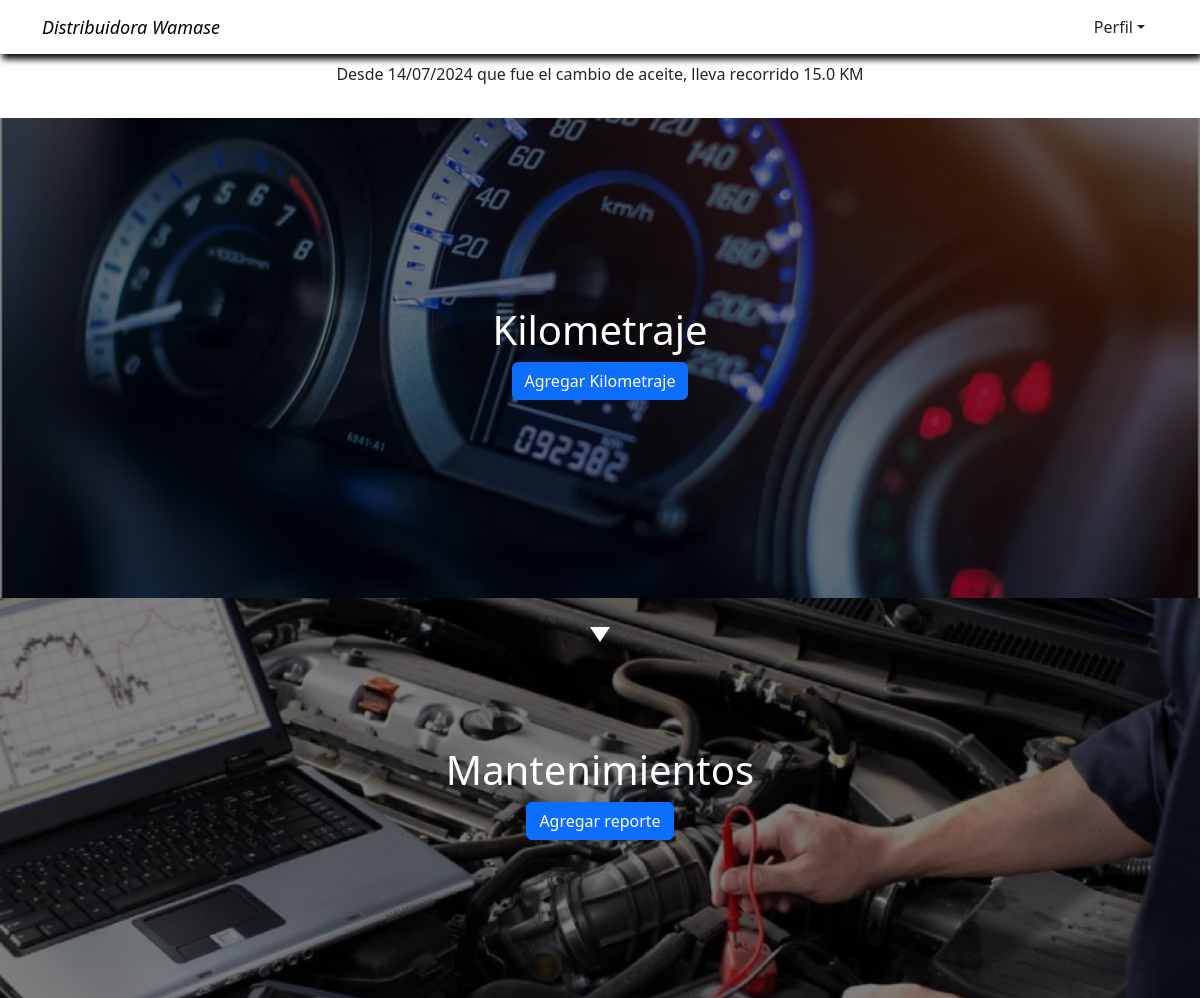
Page / (signed in) on the earlier database version.
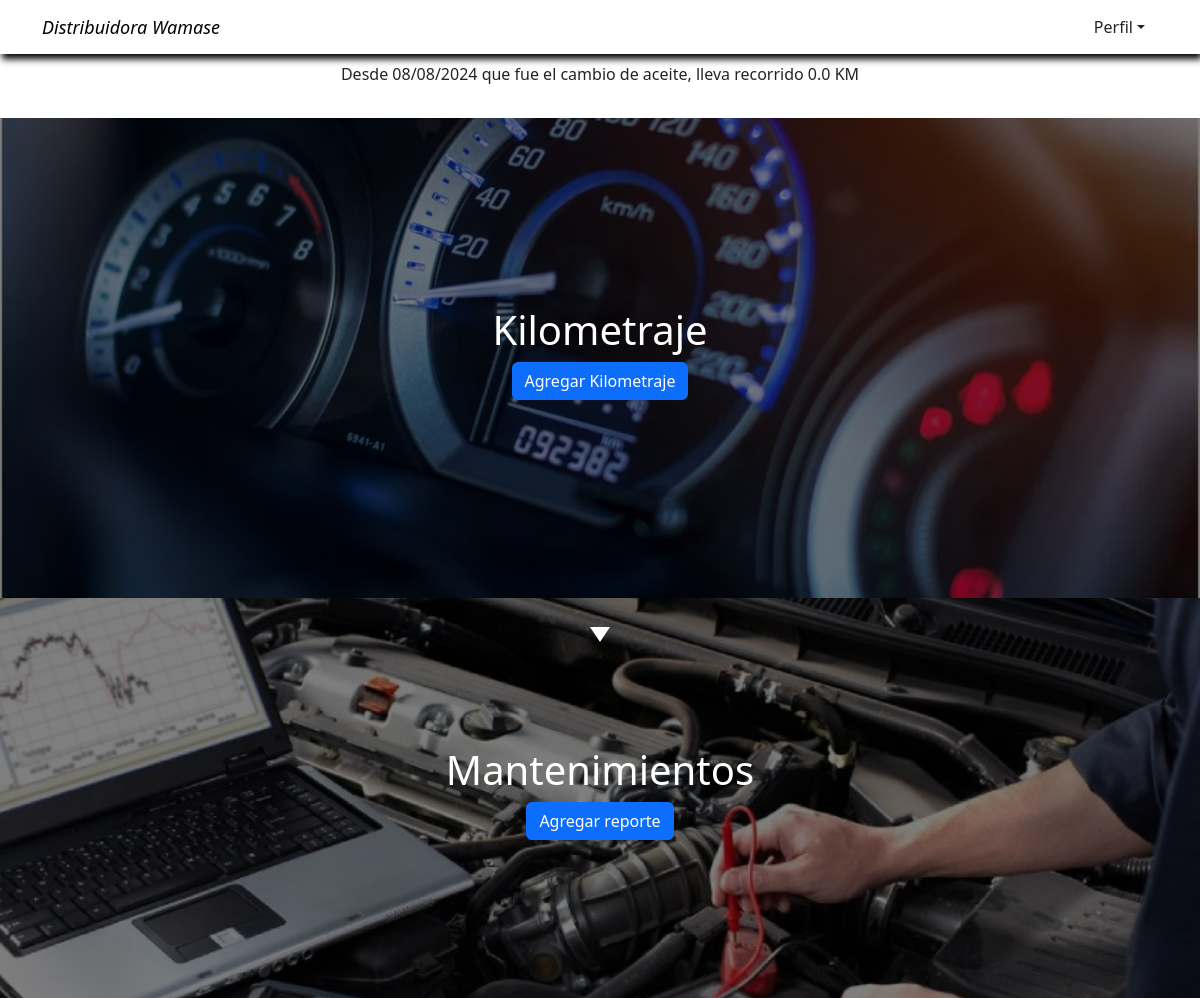
Same page on the later database version.
### PagePrincipal/models.py (models this page shows, shortened)
class KMCar(models.Model):
    license_plate = models.ForeignKey(User, on_delete=models.CASCADE)
    user_use = models.CharField(max_length=255, null=False)
    km_today = models.FloatField(default=0)
    total_journey = models.FloatField(default=0)
    date = models.DateField(null=False)
    class Meta:
        verbose_name = 'KMCar'
        verbose_name_plural = 'KMCars'

### PagePrincipal/views.py (the view)
# urls.py: path('', Home.as_view(), name='Home'),
class Home(LoginRequiredMixin, View):
    login_url = '/login/'
    def get(self, request):
        car = User.objects.get(username=request.user)
        date = Change_Oil.objects.filter(car=car).last()
        formatted_date = date.date_of_change.strftime('%d/%m/%Y') if date else None
        km_journey = KMCar.objects.filter(license_plate=car).last()
        if car.last_name == '':
            return render(request, 'index.html', {'car': car.last_name})
        try:
            moreInfo = moreInformation.objects.get(user=car)
            if moreInfo.technique_revision.month < datetime.now().month:
                if moreInfo.technique_revision.year == datetime.now().year:
                    messages.warning(request, 'La revisión tecnica es el otro mes')
            elif moreInfo.technique_revision.month == datetime.now().month:
                if moreInfo.technique_revision.year == datetime.now().year:
                    messages.error(request, 'La revisión tecnica es este mes')
            if moreInfo.expiration_date.month < datetime.now().month:
                if moreInfo.expiration_date.year == datetime.now().year:
                    messages.warning(request, 'La fecha de expiración de la tarjeta de peso es el otro mes')
            elif moreInfo.expiration_date.month >= datetime.now().month:
                if moreInfo.expiration_date.year == datetime.now().year:
                    messages.error(request, 'Tarjeta de peso expirada')
            if int(car.last_name) == 1 and km_journey:
                if km_journey.total_journey >= 10000.0:
                    messages.warning(request, '10000 Km recorridos, es hora de cambiar el aceite')
            elif int(car.last_name) == 2:
                if km_journey.total_journey >= 5000.0 and km_journey:
                    messages.warning(request, '5000 Km recorridos, es hora de cambiar el aceite')
            return render(request, 'index.html', {'km_journey': km_journey.total_journey, 'date': formatted_date})
        except:
            return render(request, 'index.html', {'km_journey': km_journey.total_journey if km_journey else None, 'date': formatted_date, 'car': car.last_name})

### templates/index.html (shortened to what this page needs)
{% extends 'base.html' %}
{% load static %}
{% block content %}
{% if car == '' %}
{% else %}
    {% if km_journey is not none%}
        <div class="km_view">
            <div class="container">
                <p>Desde {{date}} que fue el cambio de aceite, lleva recorrido {{km_journey}} KM</p>
            </div>
        </div>
    {% endif %}
{% endif %}
<section class="pageMain">
    <div class="container">
        <div class="text">
            <h1>Kilometraje</h1>
            <a href="{% url 'KMCarView' %}" class="btn btn-primary" style="margin-bottom: 10px;">Agregar Kilometraje</a>
        </div>
    </div>
</section>
<section class="pageMante">
    <div class="container">
        <div class="text">
            <h1>Mantenimientos</h1>
            <a href="{% url 'Mantenimiento' %}" class="btn btn-primary" style="margin-bottom: 10px;">Agregar reporte</a>
        </div>
    </div>
</section>
{% endblock %}

Differences in the rows shown:
no longer on this page (row unchanged): KMCar: total_journey "15.0"
added KMCar: total_journey "0.0"
Other differences:
{{ date }}: "14/07/2024" → "08/08/2024"
